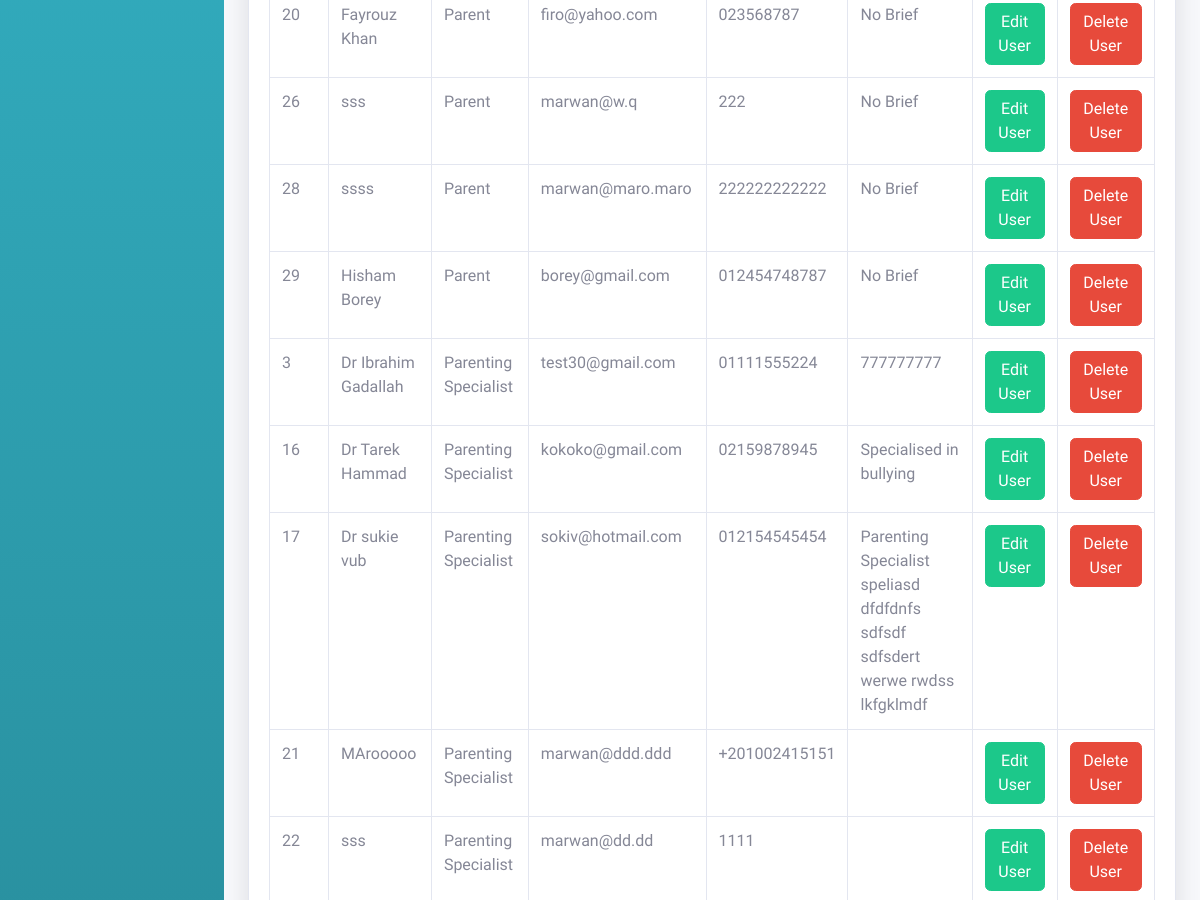
Before: /grad/viewuser.html (signed in, middle part) with the older database file.
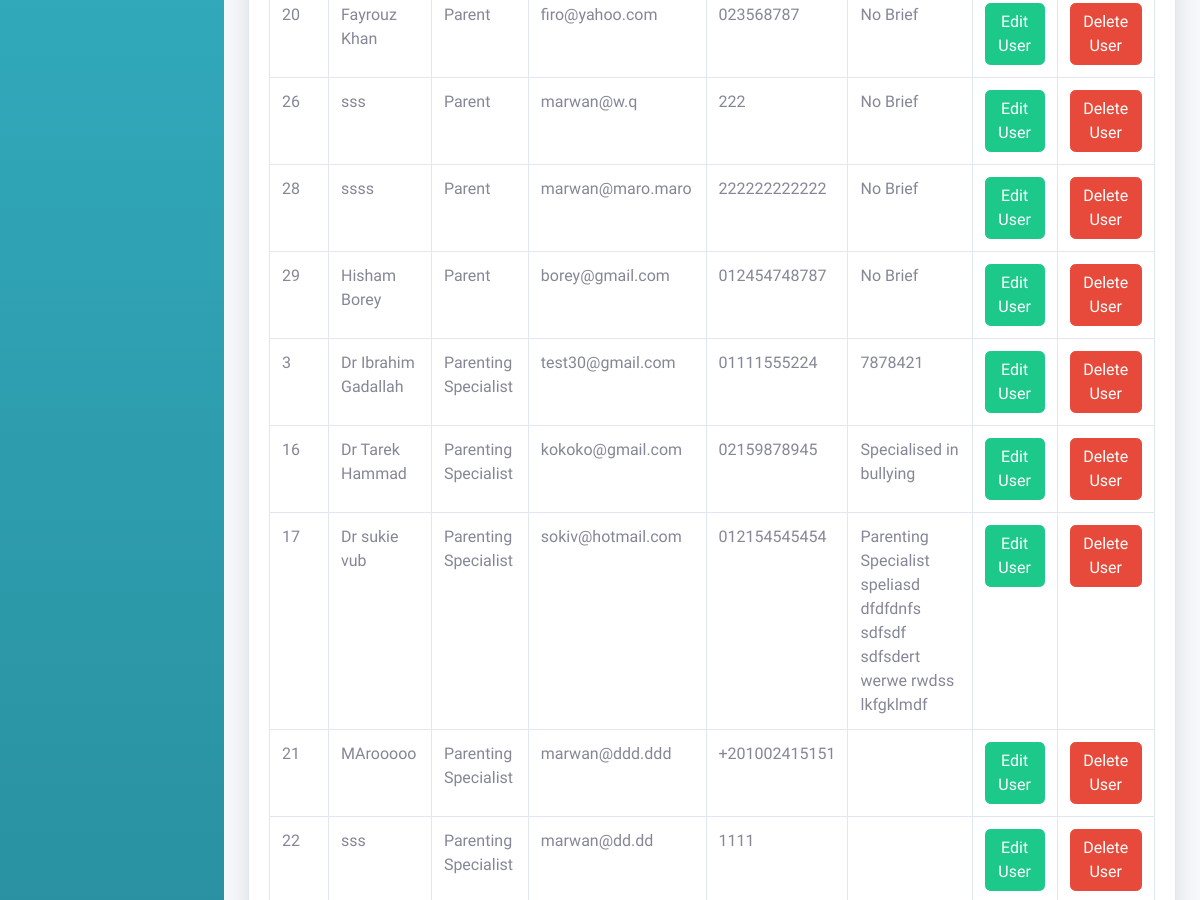
After: the same page with the newer database file.
### grad/models.py (models this page shows, shortened)
class User(models.Model):
    user_password = models.CharField(max_length=32)
    user_name = models.CharField(max_length=25)
    user_phone = models.CharField(max_length=15)
    user_email = models.EmailField(max_length=254)
    user_role = models.IntegerField()

class Specialist(User):
    active_status = models.BooleanField(default=0)
    specialist_brief = models.CharField(max_length=500)

class User(models.Model):
    user_password = models.CharField(max_length=32)
    user_name = models.CharField(max_length=25)
    user_phone = models.CharField(max_length=15)
    user_email = models.EmailField(max_length=254)
    user_role = models.IntegerField()

### grad/views.py (the view)
# urls.py: path("viewuser.html", views.viewuser, name="viewuser"),
def viewuser(request):
    if not request.user.is_authenticated:
        messages.error(request, "You are not authorized to view this page!")
        return HttpResponseRedirect(reverse("login"))
    else:
        return render(request, "grad/viewuser.html", {
            "all_users": chain(Parent.objects.all(), Specialist.objects.all()),
        })

### grad/templates/grad/viewuser.html (shortened to what this page needs)
<!DOCTYPE html>
<html lang="en">
<head>
    {% load static %}
    <link href="{% static 'grad/vendor/fontawesome-free/css/all.min.css' %}" rel="stylesheet" type="text/css">
    <link href="{% static 'grad/css/sb-admin-2.min.css' %}" rel="stylesheet">
    <link href="{% static 'grad/vendor/datatables/dataTables.bootstrap4.min.css' %}" rel="stylesheet">
</head>
<body id="page-top">
    <div id="wrapper">
        {% include "grad/sidebar.html" %}
        <div id="content-wrapper" class="d-flex flex-column">
            <div id="content">
                <div class="container-fluid">
                    <div class="card shadow mb-4">
                        <div class="card-body">
                            <div class="table-responsive">
                                <table class="table table-bordered table-hover" id="dataTable" width="100%"
                                    cellspacing="0">
                                    <tbody>
                                        {% for user in all_users %}
                                        <tr>
                                            <td>{{user.id}}</td>
                                            <td>{{user.user_name}}</td>
                                            {% if user.user_role == 3 %}
                                            <td>Parent</td>
                                            {% else %}
                                            <td>Parenting Specialist</td>
                                            {% endif %}
                                            <td>{{user.user_email}}</td>
                                            <td>{{user.user_phone}}</td>
                                            {% if user.user_role == 3 %}
                                            <td>No Brief</td>
                                            {% else %}
                                            <td>{{user.specialist_brief}}</td>
                                            {% endif %}
                                            <td><a href="{% url 'edituser' user.id user.user_role %}"
                                                    class="btn btn-success">Edit User</a></td>
                                            <td><a href="{% url 'deleteuser' user.id user.user_role %}"
                                                    class="btn btn-danger">Delete User</a></td>
                                        </tr>
                                        {% endfor %}
                                    </tbody>
                                </table>
                            </div>
                        </div>
                    </div>
                </div>
            </div>
        </div>
    </div>
</body>
</html>

Changed rows visible on the page:
changed Specialist "Dr Ibrahim Gadallah": specialist_brief "777777777" → "7878421"
